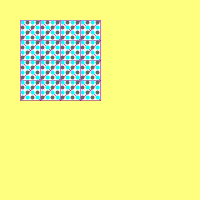
Frame 1 (no input)
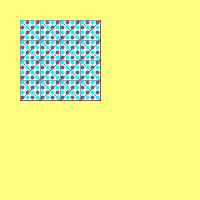
Frame 2 (the mouse pressed at the canvas centre, redrawn once)

The Processing sketch that drew these frames (run headless with seeded random() and noise(); the mouse was pressed at the canvas centre and the sketch redrawn once):

// Processing sketch: processing_97518
// ── processing_97518.pde

// Autor ou Autora Luiz Ernesto Merkle
// licença CC A SA 
// Parte  3b
// O objetivo deste exemplo é ilustrar como se torna um
// esboço simples que contem um desenho e o repetimos em malha. 
// Nesta parte, em vez de controlarmos individualemente as 
// coordenaedas de cada primitiva, vamos utilizar comandos 
// de transformações geométricas, que permitem trabalhar, 
// translação, rotação e escala. 
int k; 
color fundo;
color figura;
color traco; 
void setup() {
  size(200, 200); 
  k = 255; 
  fundo = color(k, k, k/2);
  figura = color(0, k, k);
  traco = color (k/2, 0, k/2); 
  noLoop();
  background(fundo);
} 


void draw() {
  /* Pare repetir um desenho específico em uma malha ixj é 
   necessários colocarmos as respectivas instruções dentro
   de um laço duplo
   */
  scale (0.5); // digamos que queiramos um ladrilho 5o% menor
  translate (40,40); // mas iniciando na coordenada 40, 40 
  
  fill(figura);
  for (int j=0; j<4; j++)
    for (int i=0; i<4; i++)  
    {
      // mas é preciso somar a cada coordenada x e y dos comandos 
      // do desenho os respectivos valores a desenhar em outros lugares 
      // aqui começa o desenho
      // trata-se de um ladrilho com duas diagonais e 16 circunferências
 
      pushMatrix(); //salva o sistema de coordenadas
      translate(i*40, j*40); // translaciona cada ladrilho para um a posição
      stroke(traco);
      fill(255);
      stroke(traco);
      rect(0, 0, 40, 40);
      line(0, 0, 40, 40);
      line (40, 0, 0, 40);
      noStroke();
      fill(figura);
      for (int y=0; y<4; y++)
        for (int x=0; x<4 ; x++)
        {
          if ((x+y)%2==0)
            fill(figura);
          else
            fill(100);
          ellipse(x*10+5, y*10+5, 8, 8);
        }
      // aqui termina o ladrilho
      popMatrix(); // restitui o sistema de coordenadas
    }
}
